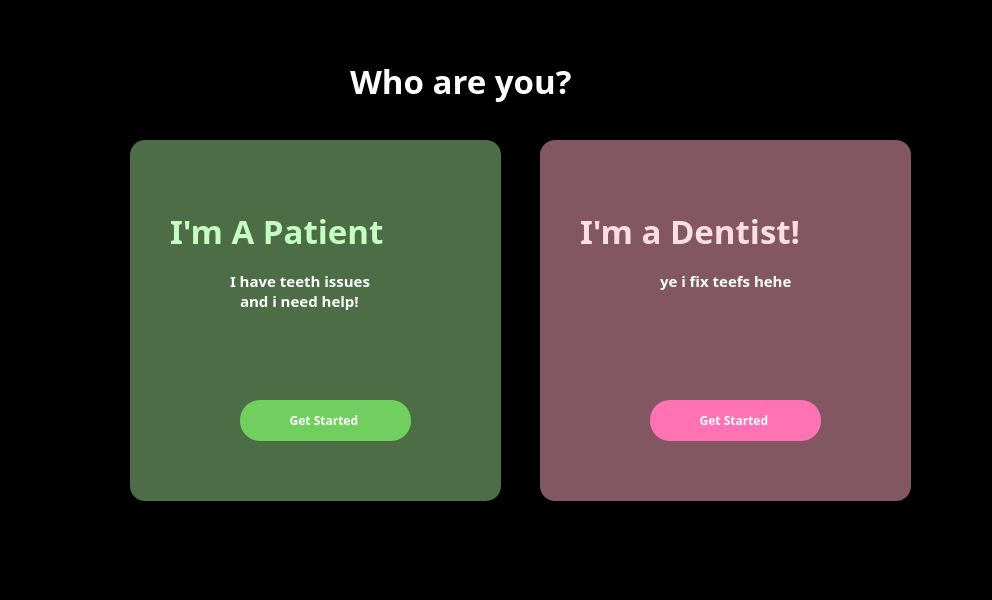
<?xml version="1.0" encoding="UTF-8"?>
<ui version="4.0">
 <class>MainWindow</class>
 <widget class="QMainWindow" name="MainWindow">
  <property name="geometry">
   <rect>
    <x>0</x>
    <y>0</y>
    <width>992</width>
    <height>600</height>
   </rect>
  </property>
  <property name="windowTitle">
   <string>MainWindow</string>
  </property>
  <property name="styleSheet">
   <string notr="true">background-color: black;</string>
  </property>
  <widget class="QWidget" name="centralwidget">
   <widget class="QFrame" name="frame">
    <property name="geometry">
     <rect>
      <x>130</x>
      <y>140</y>
      <width>371</width>
      <height>361</height>
     </rect>
    </property>
    <property name="styleSheet">
     <string notr="true">background-color:rgb(77, 109, 71);
border-radius: 15px;</string>
    </property>
    <property name="frameShape">
     <enum>QFrame::StyledPanel</enum>
    </property>
    <property name="frameShadow">
     <enum>QFrame::Raised</enum>
    </property>
    <widget class="QLabel" name="label_4">
     <property name="geometry">
      <rect>
       <x>40</x>
       <y>30</y>
       <width>351</width>
       <height>121</height>
      </rect>
     </property>
     <property name="font">
      <font>
       <family>Segoe UI Black</family>
       <pointsize>25</pointsize>
       <weight>75</weight>
       <bold>true</bold>
      </font>
     </property>
     <property name="autoFillBackground">
      <bool>false</bool>
     </property>
     <property name="styleSheet">
      <string notr="true">color: rgb(196, 255, 196); 
</string>
     </property>
     <property name="text">
      <string>I'm A Patient</string>
     </property>
    </widget>
    <widget class="QPushButton" name="pushButton_2">
     <property name="geometry">
      <rect>
       <x>110</x>
       <y>260</y>
       <width>171</width>
       <height>41</height>
      </rect>
     </property>
     <property name="font">
      <font>
       <family>Segoe UI Black</family>
       <weight>75</weight>
       <bold>true</bold>
      </font>
     </property>
     <property name="styleSheet">
      <string notr="true">background-color: rgb(112, 207, 95); 
color: white;
border-radius: 20px;</string>
     </property>
     <property name="text">
      <string>Get Started </string>
     </property>
    </widget>
    <widget class="QLabel" name="label">
     <property name="geometry">
      <rect>
       <x>100</x>
       <y>120</y>
       <width>171</width>
       <height>41</height>
      </rect>
     </property>
     <property name="palette">
      <palette>
       <active>
        <colorrole role="WindowText">
         <brush brushstyle="SolidPattern">
          <color alpha="255">
           <red>255</red>
           <green>255</green>
           <blue>255</blue>
          </color>
         </brush>
        </colorrole>
        <colorrole role="Button">
         <brush brushstyle="SolidPattern">
          <color alpha="255">
           <red>77</red>
           <green>109</green>
           <blue>71</blue>
          </color>
         </brush>
        </colorrole>
        <colorrole role="Text">
         <brush brushstyle="SolidPattern">
          <color alpha="255">
           <red>255</red>
           <green>255</green>
           <blue>255</blue>
          </color>
         </brush>
        </colorrole>
        <colorrole role="ButtonText">
         <brush brushstyle="SolidPattern">
          <color alpha="255">
           <red>255</red>
           <green>255</green>
           <blue>255</blue>
          </color>
         </brush>
        </colorrole>
        <colorrole role="Base">
         <brush brushstyle="SolidPattern">
          <color alpha="255">
           <red>77</red>
           <green>109</green>
           <blue>71</blue>
          </color>
         </brush>
        </colorrole>
        <colorrole role="Window">
         <brush brushstyle="SolidPattern">
          <color alpha="255">
           <red>77</red>
           <green>109</green>
           <blue>71</blue>
          </color>
         </brush>
        </colorrole>
       </active>
       <inactive>
        <colorrole role="WindowText">
         <brush brushstyle="SolidPattern">
          <color alpha="255">
           <red>255</red>
           <green>255</green>
           <blue>255</blue>
          </color>
         </brush>
        </colorrole>
        <colorrole role="Button">
         <brush brushstyle="SolidPattern">
          <color alpha="255">
           <red>77</red>
           <green>109</green>
           <blue>71</blue>
          </color>
         </brush>
        </colorrole>
        <colorrole role="Text">
         <brush brushstyle="SolidPattern">
          <color alpha="255">
           <red>255</red>
           <green>255</green>
           <blue>255</blue>
          </color>
         </brush>
        </colorrole>
        <colorrole role="ButtonText">
         <brush brushstyle="SolidPattern">
          <color alpha="255">
           <red>255</red>
           <green>255</green>
           <blue>255</blue>
          </color>
         </brush>
        </colorrole>
        <colorrole role="Base">
         <brush brushstyle="SolidPattern">
          <color alpha="255">
           <red>77</red>
           <green>109</green>
           <blue>71</blue>
          </color>
         </brush>
        </colorrole>
        <colorrole role="Window">
         <brush brushstyle="SolidPattern">
          <color alpha="255">
           <red>77</red>
           <green>109</green>
           <blue>71</blue>
          </color>
         </brush>
        </colorrole>
       </inactive>
       <disabled>
        <colorrole role="WindowText">
         <brush brushstyle="SolidPattern">
          <color alpha="255">
           <red>255</red>
           <green>255</green>
           <blue>255</blue>
          </color>
         </brush>
        </colorrole>
        <colorrole role="Button">
         <brush brushstyle="SolidPattern">
          <color alpha="255">
           <red>77</red>
           <green>109</green>
           <blue>71</blue>
          </color>
         </brush>
        </colorrole>
        <colorrole role="Text">
         <brush brushstyle="SolidPattern">
          <color alpha="255">
           <red>255</red>
           <green>255</green>
           <blue>255</blue>
          </color>
         </brush>
        </colorrole>
        <colorrole role="ButtonText">
         <brush brushstyle="SolidPattern">
          <color alpha="255">
           <red>255</red>
           <green>255</green>
           <blue>255</blue>
          </color>
         </brush>
        </colorrole>
        <colorrole role="Base">
         <brush brushstyle="SolidPattern">
          <color alpha="255">
           <red>77</red>
           <green>109</green>
           <blue>71</blue>
          </color>
         </brush>
        </colorrole>
        <colorrole role="Window">
         <brush brushstyle="SolidPattern">
          <color alpha="255">
           <red>77</red>
           <green>109</green>
           <blue>71</blue>
          </color>
         </brush>
        </colorrole>
       </disabled>
      </palette>
     </property>
     <property name="font">
      <font>
       <family>Gill Sans MT</family>
       <pointsize>11</pointsize>
       <weight>75</weight>
       <bold>true</bold>
      </font>
     </property>
     <property name="styleSheet">
      <string notr="true">color: white; </string>
     </property>
     <property name="text">
      <string>I have teeth issues</string>
     </property>
    </widget>
    <widget class="QLabel" name="label_2">
     <property name="geometry">
      <rect>
       <x>110</x>
       <y>150</y>
       <width>171</width>
       <height>21</height>
      </rect>
     </property>
     <property name="palette">
      <palette>
       <active>
        <colorrole role="WindowText">
         <brush brushstyle="SolidPattern">
          <color alpha="255">
           <red>255</red>
           <green>255</green>
           <blue>255</blue>
          </color>
         </brush>
        </colorrole>
        <colorrole role="Button">
         <brush brushstyle="SolidPattern">
          <color alpha="255">
           <red>77</red>
           <green>109</green>
           <blue>71</blue>
          </color>
         </brush>
        </colorrole>
        <colorrole role="Text">
         <brush brushstyle="SolidPattern">
          <color alpha="255">
           <red>255</red>
           <green>255</green>
           <blue>255</blue>
          </color>
         </brush>
        </colorrole>
        <colorrole role="ButtonText">
         <brush brushstyle="SolidPattern">
          <color alpha="255">
           <red>255</red>
           <green>255</green>
           <blue>255</blue>
          </color>
         </brush>
        </colorrole>
        <colorrole role="Base">
         <brush brushstyle="SolidPattern">
          <color alpha="255">
           <red>77</red>
           <green>109</green>
           <blue>71</blue>
          </color>
         </brush>
        </colorrole>
        <colorrole role="Window">
         <brush brushstyle="SolidPattern">
          <color alpha="255">
           <red>77</red>
           <green>109</green>
           <blue>71</blue>
          </color>
         </brush>
        </colorrole>
       </active>
       <inactive>
        <colorrole role="WindowText">
         <brush brushstyle="SolidPattern">
          <color alpha="255">
           <red>255</red>
           <green>255</green>
           <blue>255</blue>
          </color>
         </brush>
        </colorrole>
        <colorrole role="Button">
         <brush brushstyle="SolidPattern">
          <color alpha="255">
           <red>77</red>
           <green>109</green>
           <blue>71</blue>
          </color>
         </brush>
        </colorrole>
        <colorrole role="Text">
         <brush brushstyle="SolidPattern">
          <color alpha="255">
           <red>255</red>
           <green>255</green>
           <blue>255</blue>
          </color>
         </brush>
        </colorrole>
        <colorrole role="ButtonText">
         <brush brushstyle="SolidPattern">
          <color alpha="255">
           <red>255</red>
           <green>255</green>
           <blue>255</blue>
          </color>
         </brush>
        </colorrole>
        <colorrole role="Base">
         <brush brushstyle="SolidPattern">
          <color alpha="255">
           <red>77</red>
           <green>109</green>
           <blue>71</blue>
          </color>
         </brush>
        </colorrole>
        <colorrole role="Window">
         <brush brushstyle="SolidPattern">
          <color alpha="255">
           <red>77</red>
           <green>109</green>
           <blue>71</blue>
          </color>
         </brush>
        </colorrole>
       </inactive>
       <disabled>
        <colorrole role="WindowText">
         <brush brushstyle="SolidPattern">
          <color alpha="255">
           <red>255</red>
           <green>255</green>
           <blue>255</blue>
          </color>
         </brush>
        </colorrole>
        <colorrole role="Button">
         <brush brushstyle="SolidPattern">
          <color alpha="255">
           <red>77</red>
           <green>109</green>
           <blue>71</blue>
          </color>
         </brush>
        </colorrole>
        <colorrole role="Text">
         <brush brushstyle="SolidPattern">
          <color alpha="255">
           <red>255</red>
           <green>255</green>
           <blue>255</blue>
          </color>
         </brush>
        </colorrole>
        <colorrole role="ButtonText">
         <brush brushstyle="SolidPattern">
          <color alpha="255">
           <red>255</red>
           <green>255</green>
           <blue>255</blue>
          </color>
         </brush>
        </colorrole>
        <colorrole role="Base">
         <brush brushstyle="SolidPattern">
          <color alpha="255">
           <red>77</red>
           <green>109</green>
           <blue>71</blue>
          </color>
         </brush>
        </colorrole>
        <colorrole role="Window">
         <brush brushstyle="SolidPattern">
          <color alpha="255">
           <red>77</red>
           <green>109</green>
           <blue>71</blue>
          </color>
         </brush>
        </colorrole>
       </disabled>
      </palette>
     </property>
     <property name="font">
      <font>
       <family>Gill Sans MT</family>
       <pointsize>11</pointsize>
       <weight>75</weight>
       <bold>true</bold>
      </font>
     </property>
     <property name="styleSheet">
      <string notr="true">color: white; </string>
     </property>
     <property name="text">
      <string>and i need help!</string>
     </property>
    </widget>
   </widget>
   <widget class="QFrame" name="frame_2">
    <property name="geometry">
     <rect>
      <x>540</x>
      <y>140</y>
      <width>371</width>
      <height>361</height>
     </rect>
    </property>
    <property name="styleSheet">
     <string notr="true">background-color: rgb(131, 87, 97);
border-radius: 15px;</string>
    </property>
    <property name="frameShape">
     <enum>QFrame::StyledPanel</enum>
    </property>
    <property name="frameShadow">
     <enum>QFrame::Raised</enum>
    </property>
    <widget class="QLabel" name="label_7">
     <property name="geometry">
      <rect>
       <x>40</x>
       <y>30</y>
       <width>351</width>
       <height>121</height>
      </rect>
     </property>
     <property name="font">
      <font>
       <family>Segoe UI Black</family>
       <pointsize>25</pointsize>
       <weight>75</weight>
       <bold>true</bold>
      </font>
     </property>
     <property name="autoFillBackground">
      <bool>false</bool>
     </property>
     <property name="styleSheet">
      <string notr="true">color: rgb(255, 221, 229); 
</string>
     </property>
     <property name="text">
      <string>I'm a Dentist!</string>
     </property>
    </widget>
    <widget class="QPushButton" name="pushButton_4">
     <property name="geometry">
      <rect>
       <x>110</x>
       <y>260</y>
       <width>171</width>
       <height>41</height>
      </rect>
     </property>
     <property name="font">
      <font>
       <family>Segoe UI Black</family>
       <weight>75</weight>
       <bold>true</bold>
      </font>
     </property>
     <property name="styleSheet">
      <string notr="true">background-color: #ff73b4; 
color: white;
border-radius: 20px;</string>
     </property>
     <property name="text">
      <string>Get Started </string>
     </property>
    </widget>
    <widget class="QLabel" name="label_8">
     <property name="geometry">
      <rect>
       <x>120</x>
       <y>120</y>
       <width>171</width>
       <height>41</height>
      </rect>
     </property>
     <property name="palette">
      <palette>
       <active>
        <colorrole role="WindowText">
         <brush brushstyle="SolidPattern">
          <color alpha="255">
           <red>255</red>
           <green>255</green>
           <blue>255</blue>
          </color>
         </brush>
        </colorrole>
        <colorrole role="Button">
         <brush brushstyle="SolidPattern">
          <color alpha="255">
           <red>131</red>
           <green>87</green>
           <blue>97</blue>
          </color>
         </brush>
        </colorrole>
        <colorrole role="Text">
         <brush brushstyle="SolidPattern">
          <color alpha="255">
           <red>255</red>
           <green>255</green>
           <blue>255</blue>
          </color>
         </brush>
        </colorrole>
        <colorrole role="ButtonText">
         <brush brushstyle="SolidPattern">
          <color alpha="255">
           <red>255</red>
           <green>255</green>
           <blue>255</blue>
          </color>
         </brush>
        </colorrole>
        <colorrole role="Base">
         <brush brushstyle="SolidPattern">
          <color alpha="255">
           <red>131</red>
           <green>87</green>
           <blue>97</blue>
          </color>
         </brush>
        </colorrole>
        <colorrole role="Window">
         <brush brushstyle="SolidPattern">
          <color alpha="255">
           <red>131</red>
           <green>87</green>
           <blue>97</blue>
          </color>
         </brush>
        </colorrole>
       </active>
       <inactive>
        <colorrole role="WindowText">
         <brush brushstyle="SolidPattern">
          <color alpha="255">
           <red>255</red>
           <green>255</green>
           <blue>255</blue>
          </color>
         </brush>
        </colorrole>
        <colorrole role="Button">
         <brush brushstyle="SolidPattern">
          <color alpha="255">
           <red>131</red>
           <green>87</green>
           <blue>97</blue>
          </color>
         </brush>
        </colorrole>
        <colorrole role="Text">
         <brush brushstyle="SolidPattern">
          <color alpha="255">
           <red>255</red>
           <green>255</green>
           <blue>255</blue>
          </color>
         </brush>
        </colorrole>
        <colorrole role="ButtonText">
         <brush brushstyle="SolidPattern">
          <color alpha="255">
           <red>255</red>
           <green>255</green>
           <blue>255</blue>
          </color>
         </brush>
        </colorrole>
        <colorrole role="Base">
         <brush brushstyle="SolidPattern">
          <color alpha="255">
           <red>131</red>
           <green>87</green>
           <blue>97</blue>
          </color>
         </brush>
        </colorrole>
        <colorrole role="Window">
         <brush brushstyle="SolidPattern">
          <color alpha="255">
           <red>131</red>
           <green>87</green>
           <blue>97</blue>
          </color>
         </brush>
        </colorrole>
       </inactive>
       <disabled>
        <colorrole role="WindowText">
         <brush brushstyle="SolidPattern">
          <color alpha="255">
           <red>255</red>
           <green>255</green>
           <blue>255</blue>
          </color>
         </brush>
        </colorrole>
        <colorrole role="Button">
         <brush brushstyle="SolidPattern">
          <color alpha="255">
           <red>131</red>
           <green>87</green>
           <blue>97</blue>
          </color>
         </brush>
        </colorrole>
        <colorrole role="Text">
         <brush brushstyle="SolidPattern">
          <color alpha="255">
           <red>255</red>
           <green>255</green>
           <blue>255</blue>
          </color>
         </brush>
        </colorrole>
        <colorrole role="ButtonText">
         <brush brushstyle="SolidPattern">
          <color alpha="255">
           <red>255</red>
           <green>255</green>
           <blue>255</blue>
          </color>
         </brush>
        </colorrole>
        <colorrole role="Base">
         <brush brushstyle="SolidPattern">
          <color alpha="255">
           <red>131</red>
           <green>87</green>
           <blue>97</blue>
          </color>
         </brush>
        </colorrole>
        <colorrole role="Window">
         <brush brushstyle="SolidPattern">
          <color alpha="255">
           <red>131</red>
           <green>87</green>
           <blue>97</blue>
          </color>
         </brush>
        </colorrole>
       </disabled>
      </palette>
     </property>
     <property name="font">
      <font>
       <family>Gill Sans MT</family>
       <pointsize>11</pointsize>
       <weight>75</weight>
       <bold>true</bold>
      </font>
     </property>
     <property name="styleSheet">
      <string notr="true">color: white; </string>
     </property>
     <property name="text">
      <string>ye i fix teefs hehe</string>
     </property>
    </widget>
   </widget>
   <widget class="QLabel" name="label_9">
    <property name="geometry">
     <rect>
      <x>350</x>
      <y>50</y>
      <width>291</width>
      <height>61</height>
     </rect>
    </property>
    <property name="font">
     <font>
      <family>Segoe UI Black</family>
      <pointsize>25</pointsize>
      <weight>75</weight>
      <bold>true</bold>
     </font>
    </property>
    <property name="autoFillBackground">
     <bool>false</bool>
    </property>
    <property name="styleSheet">
     <string notr="true">color: white; 
</string>
    </property>
    <property name="text">
     <string>Who are you?</string>
    </property>
   </widget>
  </widget>
  <widget class="QMenuBar" name="menubar">
   <property name="geometry">
    <rect>
     <x>0</x>
     <y>0</y>
     <width>992</width>
     <height>26</height>
    </rect>
   </property>
  </widget>
  <widget class="QStatusBar" name="statusbar"/>
 </widget>
 <resources/>
 <connections/>
</ui>
